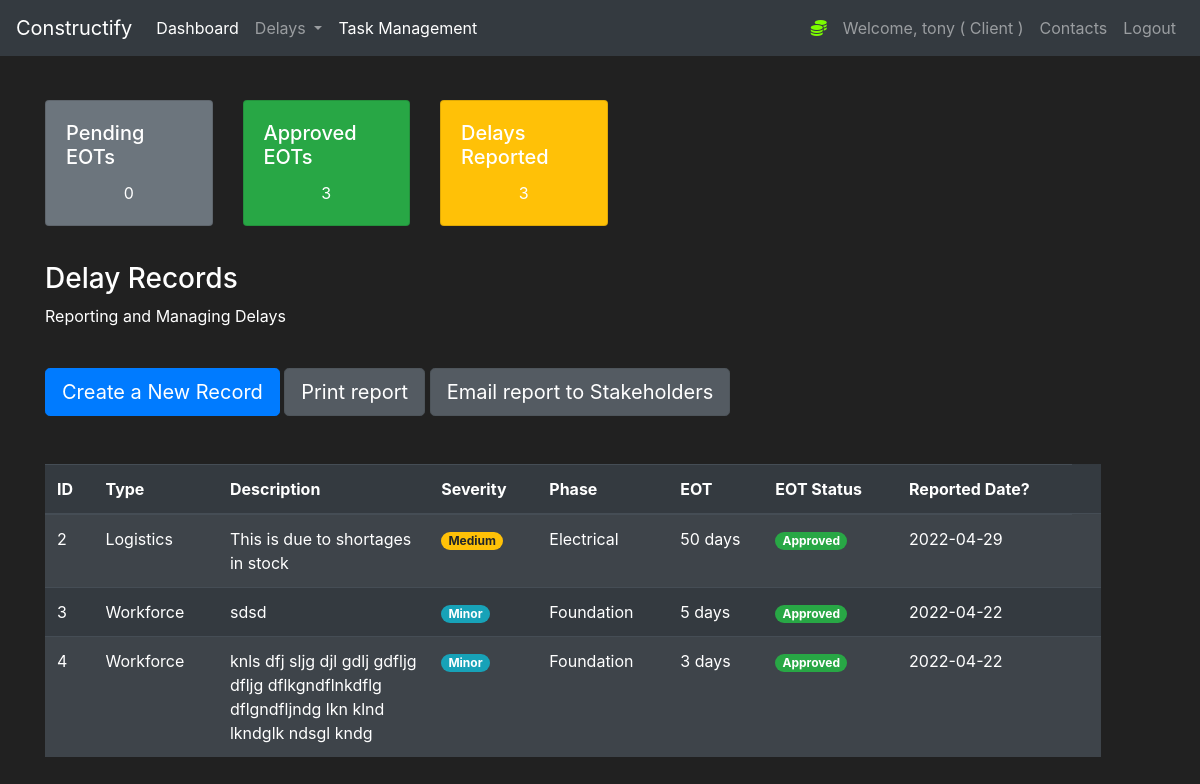
The app's page /delays (signed in), older data.
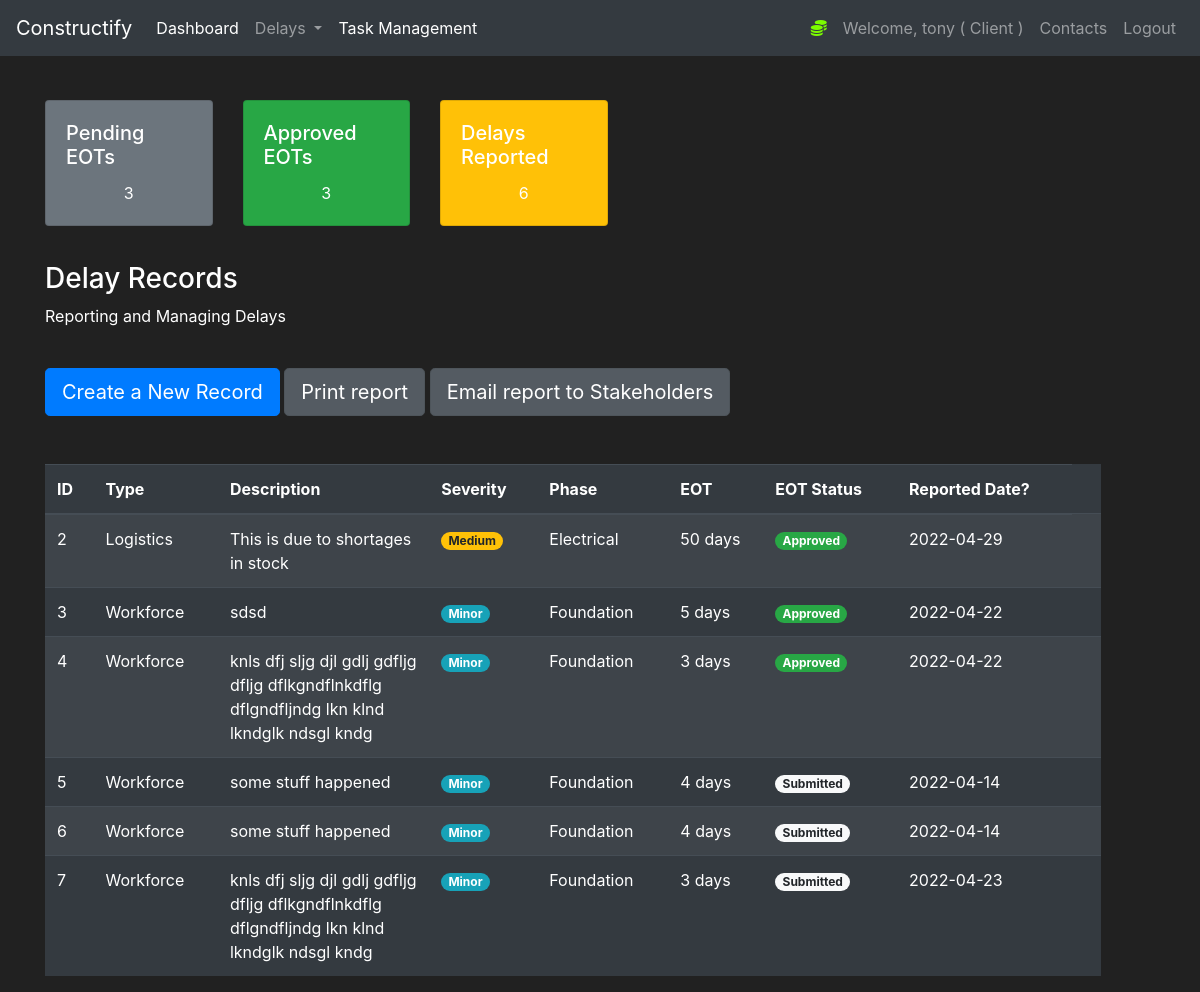
The same page, newer data.
### construct/models.py (models this page shows, shortened)
class User(db.Model, UserMixin):
    id = db.Column(db.Integer(), nullable=False, primary_key=True)
    username = db.Column(db.String(length=30), nullable=False, unique=True)
    email_address = db.Column(db.String(length=50),
                              nullable=False, unique=True)
    password_hash = db.Column(db.String(length=50),
                              nullable=False, unique=True)
    role = db.Column(db.String(length=30), nullable=False, unique=False)
    contact_number = db.Column(db.String(length=30), nullable=False, unique=False)
    @property
    def password(self):
        return self.password

class Delay(db.Model):
    id = db.Column(db.Integer(), nullable=False, primary_key=True)
    type = db.Column(db.String(length=30), nullable=False)
    description = db.Column(db.String(length=30), nullable=False)
    severity = db.Column(db.String(length=30), nullable=False)
    phase = db.Column(db.String(length=30), nullable=False)
    delayed_days = db.Column(db.Integer(), nullable=True)
    date = db.Column(db.String(length=30), nullable=False)
    status = db.Column(db.String(length=30), nullable=True, default="Submitted")

### construct/routes.py (the view, shortened to what this page needs)
@app.route("/delays", methods=['GET', 'POST'])
@login_required
def delaypage():
    pending_delays= Delay.query.filter(Delay.status == "Submitted").count()
    approved_delays= Delay.query.filter(Delay.status == "Approved").count()
    delay_count = pending_delays+approved_delays
    delayForm = DelayForm()
    delays = Delay.query.all()
    gannt_data = delays
    if request.method == "GET":
        return render_template('delays.html', delays=delays, delayForm=delayForm, pending_delays=pending_delays, approved_delays=approved_delays, delay_count=delay_count, gannt_data=gannt_data)

### construct/models.py (called while the page is built)
@login_manager.user_loader
def load_user(user_id):
    return User.query.get(int(user_id))

### construct/templates/delays.html (shortened to what this page needs)
{% extends 'base.html' %}
{% block content%}
<div class="row" style="margin-top:20px;margin-left:30px">
    <div class="col-2">
        <div class="card text-white bg-secondary mb-3" style="max-width: 18rem;">
            <div class="card-body">
                <h5 class="card-title">Pending EOTs</h5>
                <p class="card-text" style="text-align:center;">{{pending_delays}}</p>
            </div>
        </div>
    </div>
    <div class="col-2">
        <div class="card text-white bg-success mb-3" style="max-width: 18rem;">
            <div class="card-body">
                <h5 class="card-title">Approved EOTs</h5>
                <p class="card-text" style="text-align:center;">{{approved_delays}}</p>
            </div>
        </div>
    </div>
    <div class="col-2">
        <div class="card text-white bg-warning  mb-3" style="max-width: 18rem;">
            <div class="card-body">
                <h5 class="card-title">Delays Reported</h5>
                <p class="card-text" style="text-align:center;">{{delay_count}}</p>
            </div>
        </div>
    </div>
</div>
<div class="row" style="margin-top:20px;margin-left:30px">
    <div class="col-11">
        <h3>Delay Records</h3>
        <p>Reporting and Managing Delays</p>
        <br>
        <button type="button" class="btn btn-primary btn-lg" data-toggle="modal" data-target="#exampleModal"
            data-whatever="@mdo">Create a New Record</button>
            <a href="{{url_for('PDFPage')}}" class="btn btn-secondary btn-lg active" role="button" aria-pressed="false" target="_blank">Print report</a>
            <a href="{{url_for('PDFPageEmail')}}" class="btn btn-secondary btn-lg active" role="button" aria-pressed="false" target="_blank">Email report to Stakeholders</a>
        <br><br><br>
        <table id="dtBasicExample" class="table table-striped table-dark" cellspacing="0" width="100%">
            <thead>
                <tr>
                    <th scope="col">ID</th>
                    <th scope="col">Type</th>
                    <th scope="col">Description</th>
                    <th scope="col">Severity</th>
                    <th scope="col">Phase</th>
                    <th scope="col">EOT</th>
                    <th scope="col">EOT Status</th>
                    <th scope="col">Reported Date?</th>
                </tr>
            </thead>
            <tbody>
                {% for delay in delays %}
                <tr>
                    <td>{{delay.id}}</td>
                    <td>{{delay.type}}</td>
                    <td width="20%">{{delay.description}}</td>
                    {% if 'Medium' in delay.severity %}
                    <td><span class="badge badge-pill badge-warning">{{delay.severity}}</span></td>
                    {% endif %}
                    {% if 'Minor' in delay.severity %}
                    <td><span class="badge badge-pill badge-info">{{delay.severity}}</span></td>
                    {% endif %}
                    <td>{{delay.phase}}</td>
                    <td width="9%">{{delay.delayed_days}} days</td>
                    {% if 'Approved' in delay.status %}
                    <td><span class="badge badge-pill badge-success">{{delay.status}}</span></td>
                    {% endif %}
                    {% if 'Submitted' in delay.status %}
                    <td><span class="badge badge-pill badge-light">{{delay.status}}</span></td>
                    {% endif %}
                    <td>{{delay.date}}</td>
                    <td>
                              </div>
                    </td>
                </tr>
                {% endfor %}
{% endblock %}

### construct/templates/base.html (shortened to what this page needs)
<!doctype html>
<html lang="en">
<head>
    <link rel="stylesheet" type="text/css" href="https://stackpath.bootstrapcdn.com/bootstrap/4.2.1/css/bootstrap.min.css">
</head>
<body>
    <div id="content">
        <nav class="navbar navbar-expand-md navbar-dark bg-dark">
            <a class="navbar-brand" href="#">Constructify</a>
            <div class="collapse navbar-collapse" id="navbarNav">
                <ul class="navbar-nav mr-auto">
                    <li class="nav-item active">
                        <a class="nav-link" href="{{url_for('homepage')}}">Dashboard </a>
                    </li>
                    <li class="nav-item dropdown">
                        <a class="nav-link dropdown-toggle" href="{{url_for('delaypage')}}" id="navbarDropdown"
                            role="button" data-toggle="dropdown" aria-haspopup="true" aria-expanded="false">
                            Delays
                        </a>
                    </li>
                    <li class="nav-item active">
                        <a class="nav-link" href="{{url_for('Taskpage')}}">Task Management </a>
                    </li>
                </ul>
                {% if current_user.is_authenticated %}
                <ul class="navbar-nav">
                    <li class="nav-item">
                    <li class="nav-item">
                        <a class="nav-link" style="color: lawngreen; font-weight:bold">
                            <i class="fas fa-coins"></i>
                        </a>
                    </li>
                    <a class="nav-link">Welcome, {{ current_user.username }} ( {{ current_user.role  }}  )</a>
                    </li>
                    {% if current_user.role == 'Client' %}
                    <li class="nav-item">
                        <a class="nav-link" href="{{url_for('Contactspage')}}">Contacts</a>
                    </li>
                    {% endif %}
                    <li class="nav-item">
                        <a class="nav-link" href="{{url_for('logout_page')}}">Logout</a>
                    </li>
                    {% endif %}
            </div>
        </nav>
        <br>
        {% block content%}
        {% endblock %}
</body>
</html>

### construct/templates/base.html (style rules this page uses)
body { background-color: #212121; color: white }

Row changes from the older to the newer data that the page shows:
added Delay: id "5", type "Workforce", description "some stuff happened", severity "Minor", phase "Foundation", delayed_days "4", status "Submitted", date "2022-04-14"
added Delay: id "6", type "Workforce", description "some stuff happened", severity "Minor", phase "Foundation", delayed_days "4", status "Submitted", date "2022-04-14"
added Delay: id "7", type "Workforce", description "knls dfj sljg djl gdlj gdfljg dfljg dflkgndflnkdflg dflgndfljndg lkn klnd lkndglk ndsgl kndg", severity "Minor", phase "Foundation", delayed_days "3", status "Submitted", date "2022-04-23"
Text that changed along with them:
{{ pending_delays }}: "0" → "3"
{{ delay_count }}: "3" → "6"
